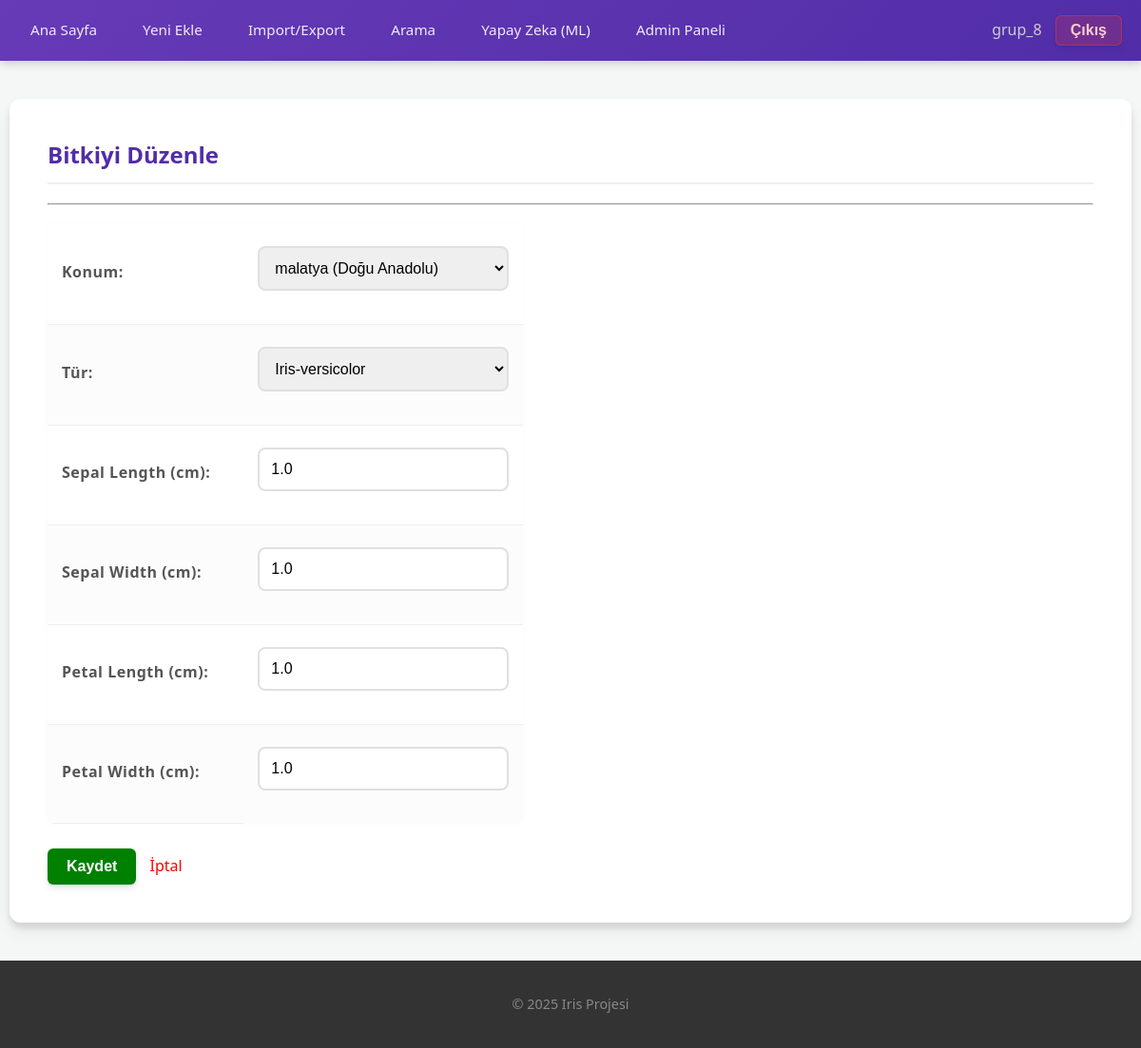
The page /update/6/ (signed in) on the database its author committed.
### iris_app/models.py (models this page shows, shortened)
class IrisPlant(models.Model):
    location = models.ForeignKey(Location, on_delete=models.SET_NULL, related_name='plants', verbose_name="Konum",
                                 null=True, blank=True)
    sepal_length = models.FloatField(verbose_name="Sepal Length (cm)")
    sepal_width = models.FloatField(verbose_name="Sepal Width (cm)")
    petal_length = models.FloatField(verbose_name="Petal Length (cm)")
    petal_width = models.FloatField(verbose_name="Petal Width (cm)")
    species = models.CharField(max_length=50, verbose_name="Tür")
    created_at = models.DateTimeField(auto_now_add=True)

### iris_app/decorators.py (the view)
    def _wrapped_view(request, *args, **kwargs):
        if not request.user.is_authenticated:
            return redirect('login')
        is_writer = request.user.groups.filter(name='Writer').exists()
        if is_writer or request.user.is_superuser:
            return view_func(request, *args, **kwargs)
        else:
            return HttpResponseForbidden("Bu işlem için yetkiniz yok (Sadece Yazarlar).")

### iris_app/forms.py
class IrisPlantForm(forms.ModelForm):
    SPECIES_CHOICES = [
        ('Iris-setosa', 'Iris-setosa'),
        ('Iris-versicolor', 'Iris-versicolor'),
        ('Iris-virginica', 'Iris-virginica'),
    ]
    species = forms.ChoiceField(
        choices=SPECIES_CHOICES,
        widget=forms.Select(attrs={'class': 'form-control'}),
        label="Tür"
    )
    class Meta:
        model = IrisPlant
        fields = ['location', 'species', 'sepal_length', 'sepal_width', 'petal_length', 'petal_width']
        widgets = {
            'location': forms.Select(attrs={'class': 'form-control'}),
            'sepal_length': forms.NumberInput(attrs={'class': 'form-control', 'step': '0.1'}),
            'sepal_width': forms.NumberInput(attrs={'class': 'form-control', 'step': '0.1'}),
            'petal_length': forms.NumberInput(attrs={'class': 'form-control', 'step': '0.1'}),
            'petal_width': forms.NumberInput(attrs={'class': 'form-control', 'step': '0.1'}),
        }
    def __init__(self, *args, **kwargs):
        super().__init__(*args, **kwargs)
        self.fields['location'].required = True
        self.fields['location'].empty_label = "-- Konum Seçin --"

### iris_app/context_processors.py (called while the page is built)
def global_access_control(request):
    is_writer = False
    if request.user.is_authenticated:
        is_writer = request.user.groups.filter(name='Writer').exists()
    return {'is_writer': is_writer}

### iris_app/models.py (called while the page is built)
    def __str__(self):
        if self.region:
            return f"{self.city} ({self.region})"
        return self.city

### iris_app/views.py (called while the page is built)
@writer_required
def plant_update(request, pk):
    plant = get_object_or_404(IrisPlant, pk=pk)
    if request.method == "POST":
        form = IrisPlantForm(request.POST, instance=plant)
        if form.is_valid():
            form.save()
            return redirect('plant_list')
    else:
        form = IrisPlantForm(instance=plant)
    return render(request, 'plant_form.html', {'form': form, 'title': 'Bitkiyi Düzenle'})

### templates/plant_form.html
{% extends 'base.html' %}
{% block content %}
    <h2>{{ title }}</h2>
    <hr>
    <div style="max-width: 500px;">
        <form method="post">
            {% csrf_token %} <table style="width: 100%;">
                {{ form.as_table }}
            </table>
            <br>
            <button type="submit" style="background: green; color: white; padding: 10px 20px; border: none; cursor: pointer;">
                Kaydet
            </button>
            <a href="{% url 'plant_list' %}" style="margin-left: 10px; text-decoration: none; color: red;">İptal</a>
        </form>
    </div>
{% endblock %}

### templates/base.html (shortened to what this page needs)
<!DOCTYPE html>
<html lang="tr">
<head>
    {% load static %}
    <link rel="stylesheet" href="{% static 'style.css' %}">
</head>
<body>
    <header>
        <nav>
            <div>
                <a href="{% url 'plant_list' %}">Ana Sayfa</a>
                {% if is_writer or user.is_superuser %}
                    <a href="{% url 'plant_create' %}">Yeni Ekle</a>
                    <a href="{% url 'data_import_export' %}">Import/Export</a>
                {% endif %}
                <a href="{% url 'plant_search' %}">Arama</a>
                <a href="{% url 'predict_species' %}">Yapay Zeka (ML)</a>
                <a href="/admin">Admin Paneli</a>
            </div>
            <div>
                {% if user.is_authenticated %}
                    <span style="color: #ccc; margin-right: 10px;">{{ user.username }}</span>
                    <form action="{% url 'logout' %}" method="post" style="display: inline;">
                        <button type="submit" class="btn" style="background:none; border:none; color:red; cursor:pointer; font-weight:bold; font-size:16px;">Çıkış</button>
                    </form>
                {% else %}
                    <a href="{% url 'login' %}">Giriş</a>
                    <a href="{% url 'register' %}">Kayıt</a>
                {% endif %}
            </div>
        </nav>
    </header>
    <div class="container">
        {% block content %}
        {% endblock %}
    </div>
    <footer>
        <p>&copy; 2025 Iris Projesi</p>
    </footer>
</body>
</html>

### static/style.css (style rules this page uses)
:root { --primary-color: #673AB7; --primary-dark: #512DA8; --accent-color: #009688; --bg-color: #f4f7f6; --text-dark: #333333; --text-light: #ffffff; --danger: #e53935; --success: #43A047; --card-shadow: 0 10px 20px rgba(0,0,0,0.05), 0 6px 6px rgba(0,0,0,0.1); }
body { font-family: 'Segoe UI', 'Roboto', 'Helvetica Neue', sans-serif; background-color: var(--bg-color); margin: 0; padding: 0; color: var(--text-dark); line-height: 1.6; }
a { text-decoration: none; transition: all 0.3s ease; }
header { background: linear-gradient(135deg, var(--primary-color), var(--primary-dark)); padding: 0; box-shadow: 0 2px 10px rgba(0,0,0,0.2); position: sticky; top: 0; z-index: 1000; }
nav { display: flex; justify-content: space-between; align-items: center; max-width: 1200px; margin: 0 auto; padding: 1rem 20px; }
nav a { color: rgba(255,255,255,0.9); margin-right: 20px; font-weight: 500; font-size: 0.95rem; padding: 8px 12px; border-radius: 4px; }
nav button { background: rgba(229, 57, 53, 0.2) !important; color: #ffcccc !important; padding: 6px 15px !important; border: 1px solid rgba(229, 57, 53, 0.5) !important; }
.container { max-width: 1100px; margin: 40px auto; background: white; padding: 40px; border-radius: 12px; box-shadow: var(--card-shadow); min-height: 60vh; }
h2 { color: var(--primary-dark); border-bottom: 2px solid #eee; padding-bottom: 10px; margin-top: 0; }
table { width: 100%; border-collapse: separate; border-spacing: 0; margin-top: 20px; background: white; border-radius: 8px; overflow: hidden; box-shadow: 0 0 10px rgba(0,0,0,0.02); }
th, td { padding: 15px; text-align: left; border-bottom: 1px solid #eee; }
th { font-weight: 600; letter-spacing: 0.5px; }
tr:last-child td { border-bottom: none; }
tr:nth-child(even) { background-color: #fcfcfc; }
button, .btn { display: inline-block; background-color: var(--primary-color); color: white; padding: 10px 20px; border: none; border-radius: 6px; cursor: pointer; font-size: 1rem; font-weight: 600; box-shadow: 0 4px 6px rgba(50, 50, 93, 0.11), 0 1px 3px rgba(0, 0, 0, 0.08); transition: all 0.3s; }
input[type="text"], input[type="number"], input[type="password"], input[type="email"], select, textarea { width: 100%; padding: 12px; margin: 8px 0 20px 0; display: inline-block; border: 2px solid #e0e0e0; border-radius: 8px; box-sizing: border-box; font-size: 1rem; transition: border-color 0.3s; }
label { font-weight: 600; color: #555; margin-bottom: 5px; display: block; }
footer { text-align: center; padding: 20px; background: #333; color: #888; font-size: 0.9rem; margin-top: auto; }

### rows shown on the page
IrisPlant: location "malatya (Doğu Anadolu)", species "Iris-versicolor", sepal_length "1.0", sepal_width "1.0", petal_length "1.0", petal_width "1.0"

### other values the page prints
{{ user.username }} "grup_8"
{{ title }} "Bitkiyi Düzenle"
